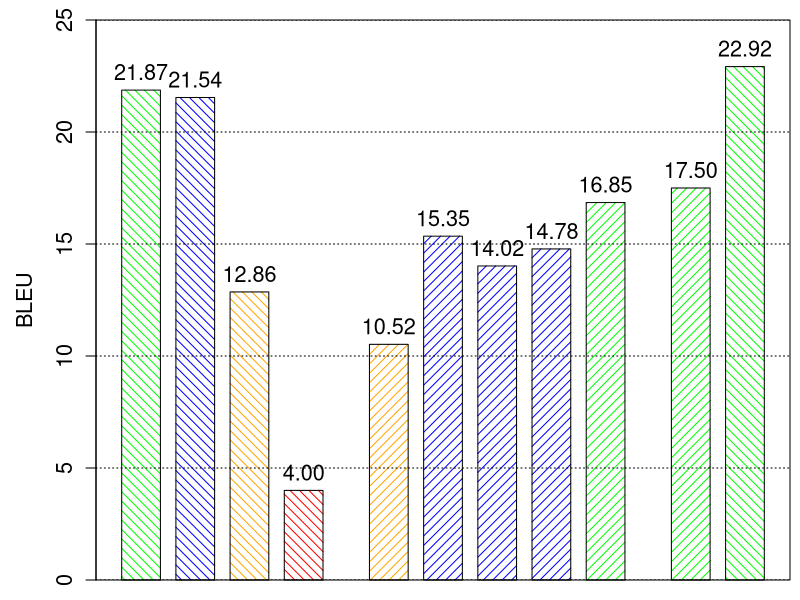

Write the R code that produced this figure.
c <- read.table(file="lesionreplacement.txt", sep = "\t", head=TRUE)

x <- c$BLEU
#names(x) <- c$Title

colorz <- c("green", "blue", "orange", "red", "orange", "blue", "blue", "blue", "green", "green")
fillz <- c(15, 15, 15, 15, 15, 15, 15, 15, 15, 15)
anglez <- c(135, 135, 135, 135, 45, 45, 45, 45, 45, 45)
spacez <- c(0.4, 0.4, 0.4, 0.4, 1.2, 0.4, 0.4, 0.4, 0.4, 1.2)

saxis <- 1.3
slabels <- 1.3
snames <- 1.3

pdf(file="lesionreplacement.pdf", height=4, width=11, onefile=TRUE, family='Helvetica', pointsize=12)
par(mar=c(1.0,4.8,1.0,0.5), new=FALSE, cex.lab=slabels)

bp <-barplot(x, density=fillz, col=colorz, angle=anglez, space=spacez, ylab="BLEU", cex.lab=slabels, cex.axis=saxis, cex.names=snames, ylim=c(0, 25), legend=F)
grid(nx = 0, ny = NULL, col = "black", lty = "dotted", lwd = 1, equilogs = FALSE)
#legend("topright", as.character(c$Title), cex=slabels, density=fillz, fill=colorz, bty="y", bg="white")
box()

height <- rbind(x)
text(bp, height, labels=format(height, 4), pos=3, cex=snames)

dev.off()
